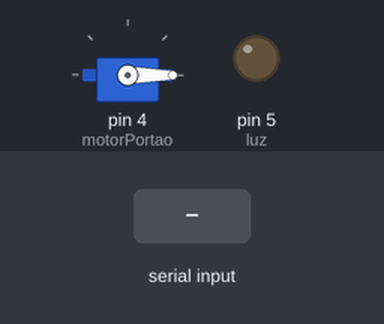
Simulated run of this sketch. Board: Arduino Uno, built with avr-gcc and run on an emulated ATmega328P. Shown: servo, output pins drawn as LEDs (lit = HIGH). The test bench sets the inputs (shaded band).

Above: at 1.2 s.
1.3 s: "A" received over the second serial link
At 1.8 s:
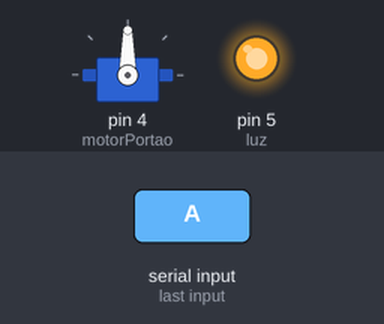
2.8 s: "B" received over the second serial link
At 4.0 s:
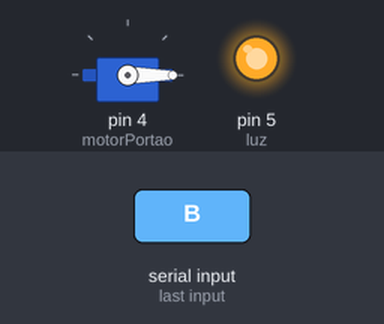
4.3 s: "C" received over the second serial link
At 5.3 s:
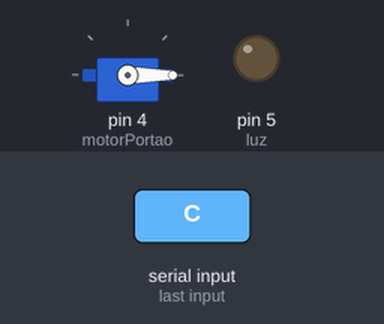
Timing chart, 0 to 7.3 s (numbered marks = the images above; inputs shaded):
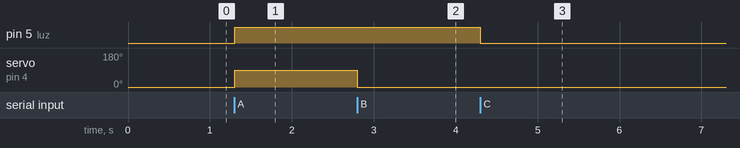

Measured:
- after the input at 1.3 s, pin 5 (luz): LOW → HIGH at once; servo on pin 4 (motorPortao): 0° → 90° at once
- after the input at 2.8 s, servo on pin 4 (motorPortao): 90° → 0° at once
- after the input at 4.3 s, pin 5 (luz): HIGH → LOW at once

The sketch:

automacao_malha_aberta.ino
```cpp
// MÓDULO BLUETOOTH
#include <SoftwareSerial.h>

#define RX_Pin 2
#define TX_Pin 3

SoftwareSerial bluetoothSerial(RX_Pin, TX_Pin);

// PORTÃO
#include <Servo.h>

Servo motorPortao;

// ILUMINAÇÃO
bool isLuzAcesa = false;

#define luz 5

void setup() {
  bluetoothSerial.begin(9600);
  Serial.begin(9600);

  configurarMotorPortao();
  configurarIluminacao();
}

void loop() {
  if (bluetoothSerial.available()) {
    char comando = bluetoothSerial.read();

    if(comando == 'A'){
      abrirPortao();
      ligarLuz();
    }

    if(comando == 'B'){
      fecharPortao();
    }

    if(comando == 'C'){
      inverterEstadoDaLuz();
    }
  }
}

// CONFIGURAÇÕES
void configurarMotorPortao(){
  motorPortao.attach(4);
  motorPortao.write(0);
}

void configurarIluminacao(){
  pinMode(luz, OUTPUT);
}

// FUNCIONALIDADES
// portão
void abrirPortao(){
  motorPortao.write(90);
}

void fecharPortao(){
  motorPortao.write(0);
}

// iluminação
void ligarLuz(){
  isLuzAcesa = true;
  digitalWrite(luz, HIGH);
}

void desligarLuz(){
  isLuzAcesa = false;
  digitalWrite(luz, LOW);
}

void inverterEstadoDaLuz(){
  if(isLuzAcesa == true){
    desligarLuz();
  }else{
    ligarLuz();
  }
}
```
